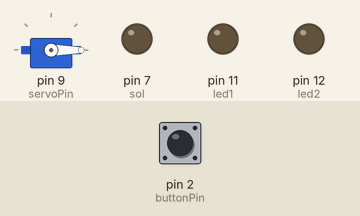
Recording of a sketch running on a simulated Arduino Uno, built with avr-gcc and run on an emulated ATmega328P. On the bench: servo, output pins drawn as LEDs (lit = HIGH). The inputs (shaded band) are chosen by the test bench; at power-on: pin 2 (buttonPin) LOW. What the sketch prints to the serial monitor is not drawn.

Above: at 1.2 s.
1.3 s: pin 2 (buttonPin) pulled HIGH for 0.15 s
At 1.76 s:
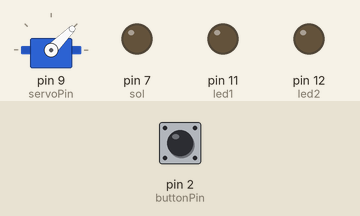
At 3.8 s:
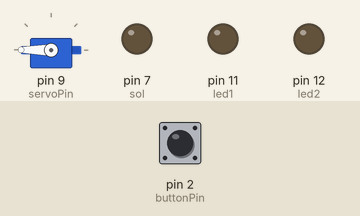
7.3 s: pin 2 (buttonPin) driven LOW
Timing chart, 0 to 10.3 s (numbered marks = the images above; inputs shaded):
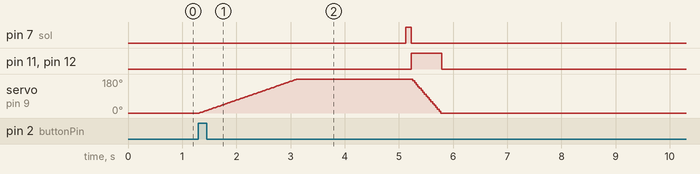

Measured:
- after the input at 1.3 s, pin 7 (sol): LOW → HIGH after 3.8 s, → LOW 0.10 s later; pin 11 (led1), pin 12 (led2): LOW → HIGH after 3.9 s, → LOW 0.56 s later; servo on pin 9 (servoPin): rises from 0° to 180° in 1.8 s, then falls to 0° in 2.6 s

The sketch:

2019syksyRyhm_8-28-11.ino
```cpp
#include <Servo.h>

Servo myservo;

int servoPin = 9;

int pos = 0;

int buttonPin = 2;
int buttonState = LOW;

int sol = 7;
int solState = LOW;

//Led
int led1 = 11;
int led2 = 12;


void setup() {
  myservo.attach(servoPin);  // attaches the servo on pin 9 to the servo object
  myservo.write(0);
  pinMode(sol, OUTPUT);
  pinMode(led1, OUTPUT);
  pinMode(led2, OUTPUT);
  pinMode(buttonPin, INPUT);

  Serial.begin(9600);

}
/*void ledFade(){ // Function for dimming led out after shot. All leds in one circuit.

  for(int i = 255; i > 0 ;i-= 5) { // For loop that goes through brightness from 255 to 0 and delays 30 to show the effect. leaves at Brightness = 0
    analogWrite(led, i);
    delay(30);
  }
}*/

void canonsOut() {
  for (pos = 0; pos <= 180; pos += 1) { // goes from 0 degrees to 180 degrees in steps of 1 degree
    myservo.write(pos);              // tell servo to go to position in variable 'pos'
    delay(10);
  }
  delay(1000);
}


void fire() {
  digitalWrite(sol, HIGH);
  delay(100);
  digitalWrite(sol, LOW);

  //ledFade();
  analogWrite(led1, 255);
  analogWrite(led2, 255);
  for (pos = 180; pos >= 0; pos -= 5) { // goes from 180 degrees to 0 degrees
    myservo.write(pos);
    //analogWrite(led, pos*(255/180));
    delay(15);

  }
  analogWrite(led1, 0);
  analogWrite(led2, 0);
  delay(1000);
}

void loop() {
  digitalWrite(sol, LOW);

  buttonState = digitalRead(buttonPin);
  solState = digitalRead(sol);

  //Serial.println(buttonState);
  Serial.println(buttonState);
  if (buttonState == HIGH) {  // tests to see if laukaus mode is selected (set on as default for test)

    canonsOut();

    delay(1000);

    fire();

    delay(1000);

  }
}
```
